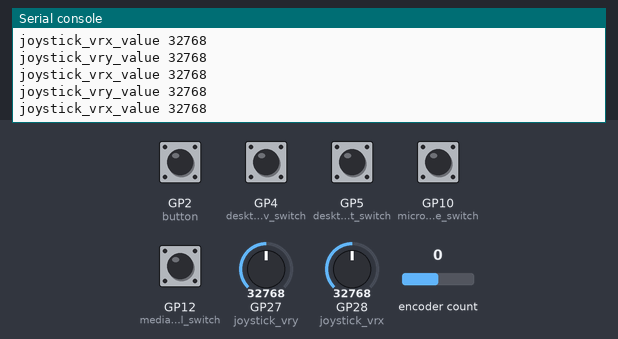
This program was run on a simulated Raspberry Pi Pico running CircuitPython. On the bench: the last lines printed to the serial console. Inputs (shaded band) come from the test bench; at power-on: GP2 (button), GP4 (desktop_prev_switch), GP5 (desktop_next_switch), GP10 (microphone_mute_switch), GP12 (media_control_switch) HIGH, GP27 (joystick_vry) = 32768, GP28 (joystick_vrx) = 32768, encoder count 0 (analog values on the 0–65535 scale). USB keyboard and mouse output is not drawn.

Above: at 1.2 s.
1.3 s: GP27 (joystick_vry) set to 45874
At 1.34 s:
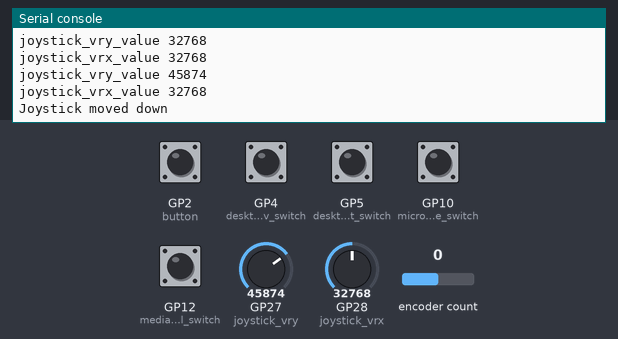
2.8 s: GP28 (joystick_vrx) set to 45874
At 2.82 s:
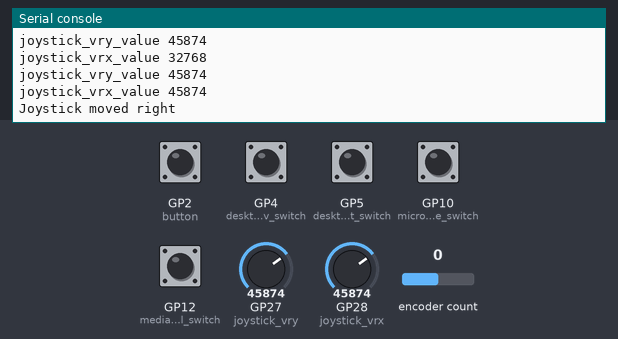
4.3 s: GP2 (button) pulled LOW for 0.15 s
6.0 s: GP4 (desktop_prev_switch) pulled LOW for 0.15 s
At 6.04 s:
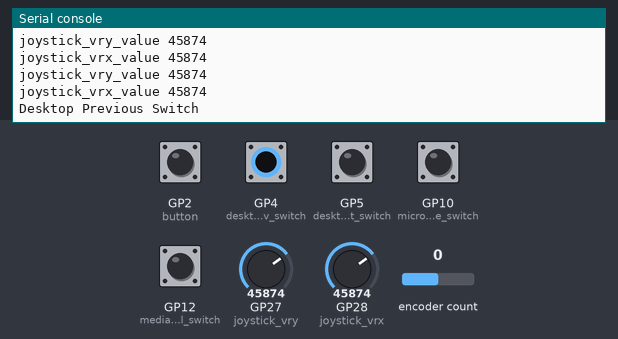

Measured:
- after the input at 1.3 s, the serial console: prints a new line at once (image 1)
- after the input at 2.8 s, the serial console: prints a new line at once (image 2)
- after the input at 6.0 s, the serial console: prints a new line at once (image 3)

The program:

newcode.py
```python
import time
import board
import digitalio
import rotaryio
import analogio
import usb_hid
from adafruit_hid.consumer_control import ConsumerControl
from adafruit_hid.consumer_control_code import ConsumerControlCode
from adafruit_hid.keyboard import Keyboard
from adafruit_hid.keycode import Keycode

# Define the pins for the encoder and buttons
CLK_PIN = board.GP0
DT_PIN = board.GP1
SW_PIN = board.GP2
DESKTOP_PREV_PIN = board.GP4
DESKTOP_NEXT_PIN = board.GP5
MEDIA_CONTROL_PIN = board.GP12
MICROPHONE_MUTE_PIN = board.GP10  # Added for microphone mute

# Define the pins for the joystick
JOYSTICK_SW_PIN = board.GP26
JOYSTICK_VRY_PIN = board.GP27
JOYSTICK_VRX_PIN = board.GP28

# Initialize the encoder
encoder = rotaryio.IncrementalEncoder(CLK_PIN, DT_PIN)

# Initialize the button
button = digitalio.DigitalInOut(SW_PIN)
button.direction = digitalio.Direction.INPUT
button.pull = digitalio.Pull.UP

# Initialize the desktop switches
desktop_prev_switch = digitalio.DigitalInOut(DESKTOP_PREV_PIN)
desktop_next_switch = digitalio.DigitalInOut(DESKTOP_NEXT_PIN)
desktop_prev_switch.direction = digitalio.Direction.INPUT
desktop_next_switch.direction = digitalio.Direction.INPUT
desktop_prev_switch.pull = digitalio.Pull.UP
desktop_next_switch.pull = digitalio.Pull.UP

# Initialize the media control button
media_control_switch = digitalio.DigitalInOut(MEDIA_CONTROL_PIN)
media_control_switch.direction = digitalio.Direction.INPUT
media_control_switch.pull = digitalio.Pull.UP

# Initialize the microphone mute button
microphone_mute_switch = digitalio.DigitalInOut(MICROPHONE_MUTE_PIN)
microphone_mute_switch.direction = digitalio.Direction.INPUT
microphone_mute_switch.pull = digitalio.Pull.UP

# Initialize the joystick button
joystick_button = digitalio.DigitalInOut(JOYSTICK_SW_PIN)
joystick_button.direction = digitalio.Direction.INPUT
joystick_button.pull = digitalio.Pull.UP

# Initialize the joystick analog input pins
joystick_vry = analogio.AnalogIn(JOYSTICK_VRY_PIN)
joystick_vrx = analogio.AnalogIn(JOYSTICK_VRX_PIN)

# Initialize the consumer control for volume
cc = ConsumerControl(usb_hid.devices)

# Initialize the keyboard
keyboard = Keyboard(usb_hid.devices)

# Define keycodes for desktop switching
DESKTOP_NEXT = [Keycode.CONTROL, Keycode.WINDOWS, Keycode.RIGHT_ARROW]  # Windows/Linux: Ctrl + Win + Right
DESKTOP_PREV = [Keycode.CONTROL, Keycode.WINDOWS, Keycode.LEFT_ARROW]   # Windows/Linux: Ctrl + Win + Left

# Define keycodes for application switching (add as many as needed)
APP_SWITCH_SEQUENCE = [
    [Keycode.ALT, Keycode.TAB],       # Alt + Tab for application switching
    [Keycode.ALT, Keycode.TAB, Keycode.SHIFT],  # Alt + Shift + Tab for reverse switching
    # Add more application key sequences here
]

# Define the media control keycode
MEDIA_PLAY_PAUSE = ConsumerControlCode.PLAY_PAUSE

# Define the microphone mute/unmute keycode
MICROPHONE_MUTE = ConsumerControlCode.MUTE

# Initialize mode and last encoder value
mode = 0  # 0: Volume control, 1: Application switching
last_encoder_value = encoder.position

# Initialize the current app switch index
current_app_switch = 0

# Initialize button state variables
prev_desktop_prev_state = True
prev_desktop_next_state = True
prev_media_control_state = True
prev_microphone_mute_state = True

# Initialize joystick position variables
last_joystick_vry_value = 32768
last_joystick_vrx_value = 32768

# Define joystick threshold
JOYSTICK_THRESHOLD = 5000  # Adjust as needed

# Main loop
while True:
    # Read the encoder value
    encoder_value = encoder.position

    # Calculate the change in encoder value
    delta = encoder_value - last_encoder_value

    # Check for button press to change mode
    if not button.value:
        mode = (mode + 1) % 2
        time.sleep(0.2)  # Debounce

        if mode == 0:
            print("Mode: Volume Control")
        else:
            print("Mode: Application Switching")

    # Check encoder rotation based on mode
    if encoder_value > last_encoder_value:
        if mode == 0:
            cc.send(ConsumerControlCode.VOLUME_INCREMENT)
        elif mode == 1:
            # Switch to the next application in the sequence
            keyboard.send(*APP_SWITCH_SEQUENCE[current_app_switch])
            current_app_switch = (current_app_switch + 1) % len(APP_SWITCH_SEQUENCE)
    elif encoder_value < last_encoder_value:
        if mode == 0:
            cc.send(ConsumerControlCode.VOLUME_DECREMENT)
        elif mode == 1:
            # Switch to the previous application in the sequence
            current_app_switch = (current_app_switch - 1) % len(APP_SWITCH_SEQUENCE)
            keyboard.send(*APP_SWITCH_SEQUENCE[current_app_switch])

    # Check for desktop switch button press
    desktop_prev_state = not desktop_prev_switch.value
    desktop_next_state = not desktop_next_switch.value

    if desktop_prev_state and not prev_desktop_prev_state:
        print("Desktop Previous Switch")
        keyboard.send(*DESKTOP_PREV)  # Switch desktops

    if desktop_next_state and not prev_desktop_next_state:
        print("Desktop Next Switch")
        keyboard.send(*DESKTOP_NEXT)  # Switch desktops

    prev_desktop_prev_state = desktop_prev_state
    prev_desktop_next_state = desktop_next_state

    # Check for media control button press
    media_control_state = not media_control_switch.value

    if media_control_state and not prev_media_control_state:
        print("Media Control Switch")
        cc.send(MEDIA_PLAY_PAUSE)  # Play/Pause

    prev_media_control_state = media_control_state

    # Check for microphone mute button press
    microphone_mute_state = not microphone_mute_switch.value

    if microphone_mute_state and not prev_microphone_mute_state:
        print("Microphone Mute Switch")
        cc.send(MICROPHONE_MUTE)  # Mute/Unmute

    prev_microphone_mute_state = microphone_mute_state

    # Read joystick position
    joystick_vry_value = joystick_vry.value
    print("joystick_vry_value",joystick_vry_value)
    joystick_vrx_value = joystick_vrx.value
    print("joystick_vrx_value",joystick_vrx_value)

    # Check if joystick has moved vertically
    if abs(joystick_vry_value - last_joystick_vry_value) > JOYSTICK_THRESHOLD:
        if joystick_vry_value < last_joystick_vry_value:
            # Joystick moved up
            # Perform scrolling up action
            print("Joystick moved up")
            # Implement scrolling up action here
        else:
            # Joystick moved down
            # Perform scrolling down action
            print("Joystick moved down")
            # Implement scrolling down action here

    # Check if joystick has moved horizontally
    if abs(joystick_vrx_value - last_joystick_vrx_value) > JOYSTICK_THRESHOLD:
        if joystick_vrx_value < last_joystick_vrx_value:
            # Joystick moved left
            # Perform scrolling left action
            print("Joystick moved left")
            # Implement scrolling left action here
        else:
            # Joystick moved right
            # Perform scrolling right action
            print("Joystick moved right")
            # Implement scrolling right action here

    # Update last encoder value
    last_encoder_value = encoder_value

    # Update last joystick values
    last_joystick_vry_value = joystick_vry_value
    last_joystick_vrx_value = joystick_vrx_value

    # Add a delay to prevent excessive loop iterations
    time.sleep(0.05)
```
